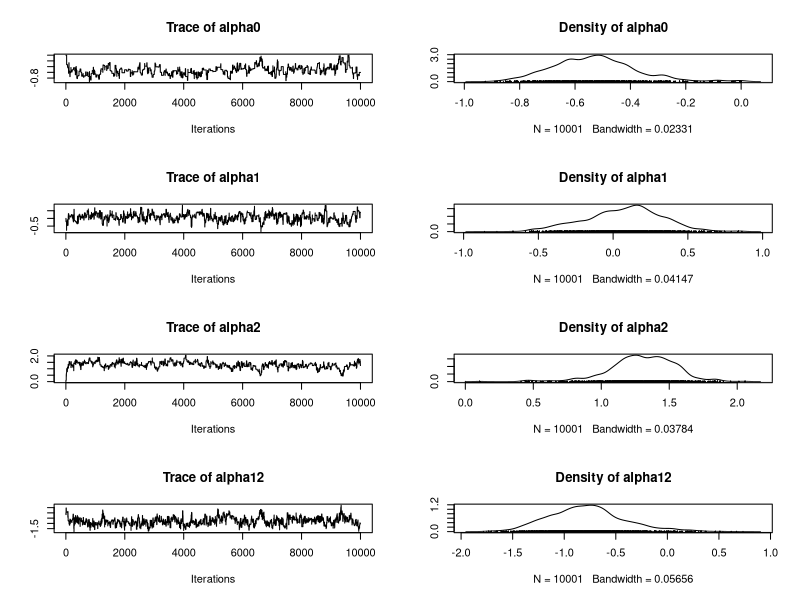
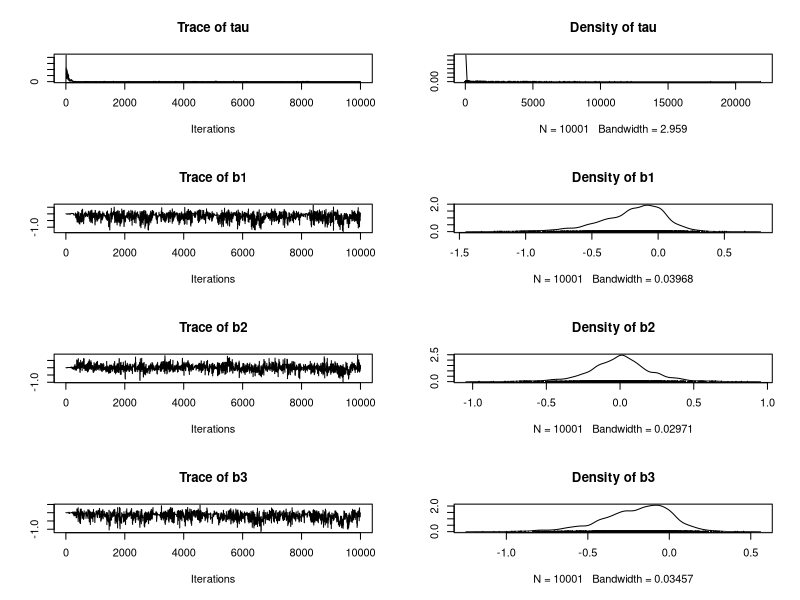
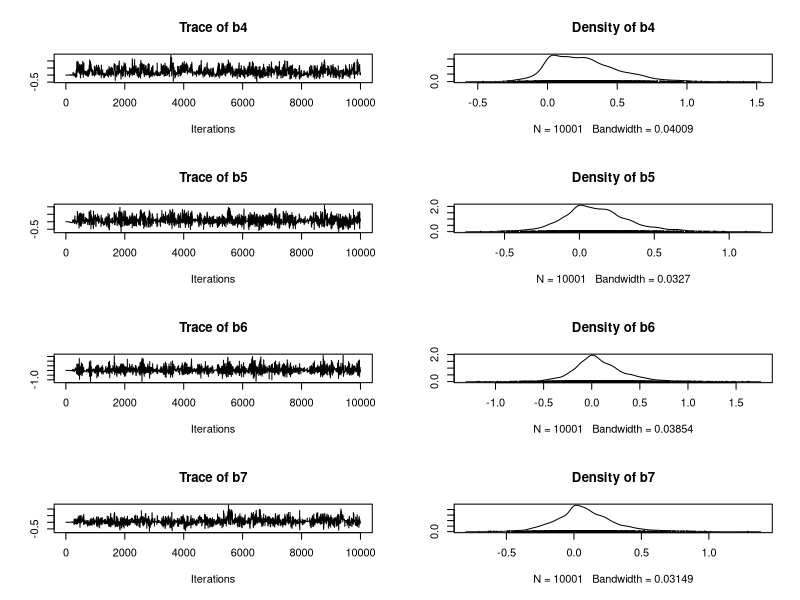
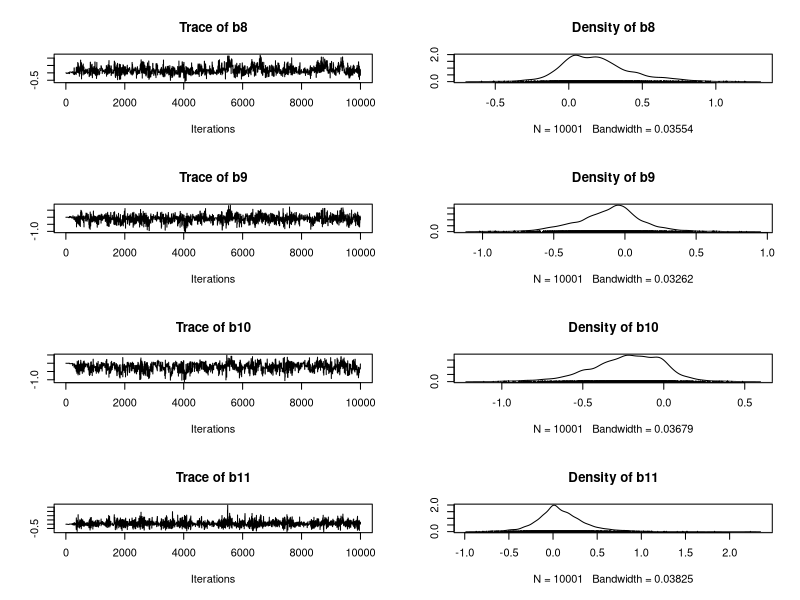
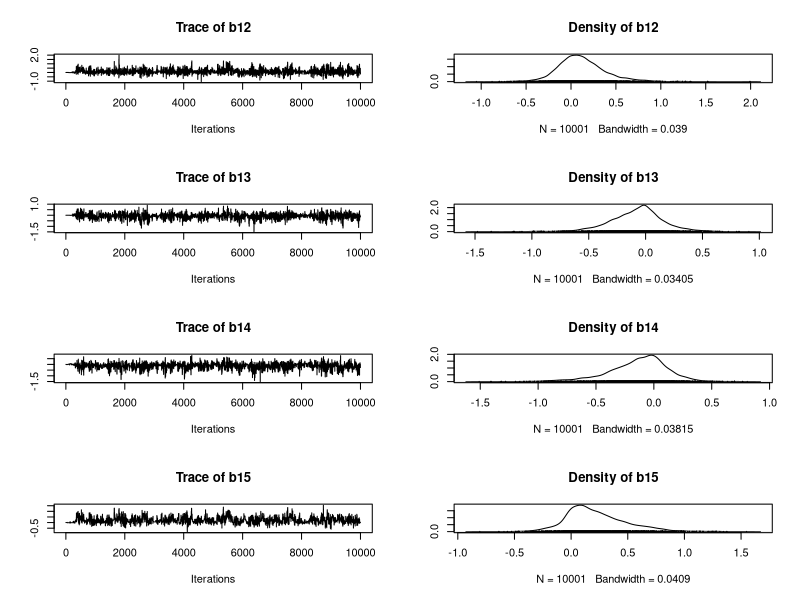
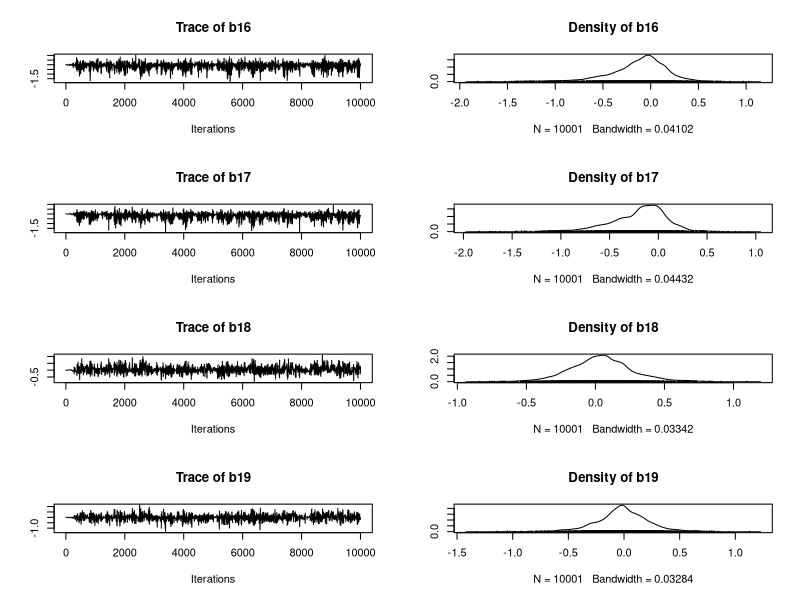
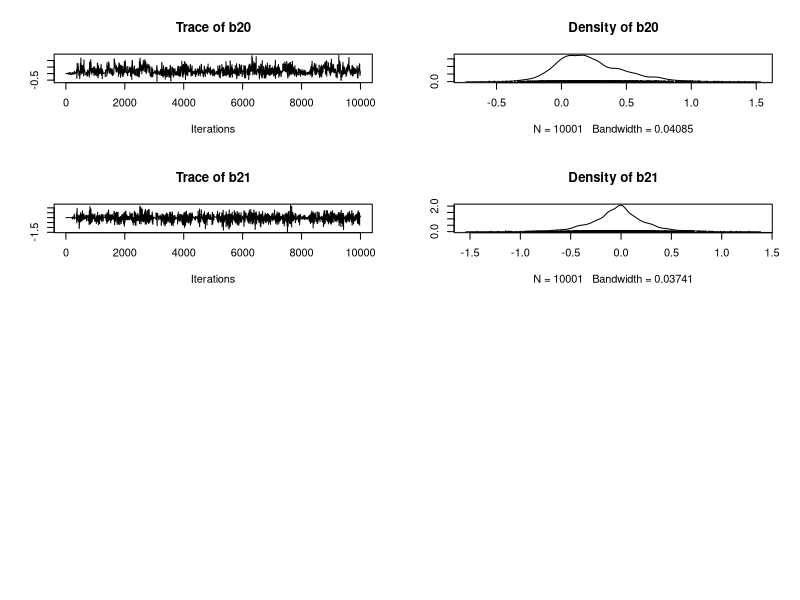

These charts were generated, in order, by the following R code:
## ---- chunk 1
library(coda)
library(gtools)
## ---- chunk 2
"I" <- 
21
"r" <-
c(10, 23, 23, 26, 17, 5, 53, 55, 32, 46, 10, 8, 10, 8, 23, 0, 
3, 22, 15, 32, 3)
"n" <-
c(39, 62, 81, 51, 39, 6, 74, 72, 51, 79, 13, 16, 30, 28, 45, 
4, 12, 41, 30, 51, 7)
"x1" <-
c(0, 0, 0, 0, 0, 0, 0, 0, 0, 0, 0, 1, 1, 1, 1, 1, 1, 1, 1, 1, 
1)
"x2" <-
c(0, 0, 0, 0, 0, 1, 1, 1, 1, 1, 1, 0, 0, 0, 0, 0, 1, 1, 1, 1, 
1)
## ---- chunk 3
alpha0 <- 0
alpha1 <- 0
alpha2 <- 0
alpha12 <- 0
tau <- 10
b <- c(0, 0, 0, 0, 0, 0, 0, 0, 0, 0, 
       0, 0, 0, 0, 0, 0, 0, 0, 0, 0,
       0)
## ---- chunk 4
gibbsSeeds <- function(nchain, prop_sd){
  
  #Calcul de p_i
  p <- inv.logit(alpha0 + alpha1*x1 + alpha2*x2 + alpha12*x1*x2 + b)
  
  chain <- matrix(NA, nchain+1, 5+I)
  chain[1,] <- c(alpha0, alpha1, alpha2, alpha12, tau, b)
  
  prop_b <- 0
  
  for (i in 1:nchain){
    
    #Mise à jour de alpha0
    prop_a0 <- rnorm(1, alpha0, prop_sd[1])
    prop_p <- inv.logit(prop_a0 + alpha1*x1 + alpha2*x2 + alpha12*x1*x2 + b)
    
    prop_linear <- prop_a0 + alpha1*x1 + alpha2*x2 + alpha12*x1*x2 + b
    prop_p <- exp(prop_linear) / (1 + exp(prop_linear))
    
    top <- -0.5 * prop_a0^2 / 10^6 + sum(r * prop_linear) + sum(n * log1p(-prop_p))
    
    linear <- alpha0 + alpha1*x1 + alpha2*x2 + alpha12*x1*x2 + b
    p <- exp(linear) / (1 + exp(linear))
    
    bottom <- -0.5 * alpha0^2 / 10^6 + sum(r * linear) + sum(n * log1p(-p))
    
    acc_prob <- exp(top - bottom)
    
    if (runif(1) < acc_prob){
      alpha0 <- prop_a0
      p <- prop_p
    }
    
    #Mise à jour de alpha1
    prop_a1 <- rnorm(1, alpha1, prop_sd[1])
    prop_linear <- alpha0 + prop_a1*x1 + alpha2*x2 + alpha12*x1*x2 + b
    prop_p <- exp(prop_linear) / (1 + exp(prop_linear))
    
    top <- -0.5 * prop_a1^2 / 10^6 + sum(r * prop_linear) + sum(n * log1p(-prop_p))
    
    linear <- alpha0 + alpha1*x1 + alpha2*x2 + alpha12*x1*x2 + b
    p <- exp(linear) / (1 + exp(linear))
    
    bottom <- -0.5 * alpha1^2 / 10^6 + sum(r * linear) + sum(n * log1p(-p))
    
    acc_prob <- exp(top - bottom)
    
    if (runif(1) < acc_prob){
      alpha1 <- prop_a1
      p <- prop_p
    }
    
    #Mise à jour de alpha2
    prop_a2 <- rnorm(1, alpha2, prop_sd[1])
    
    prop_linear <- alpha0 + alpha1*x1 + prop_a2*x2 + alpha12*x1*x2 + b
    prop_p <- exp(prop_linear) / (1 + exp(prop_linear))
    
    top <- -0.5 * prop_a2^2 / 10^6 + sum(r * prop_linear) + sum(n * log1p(-prop_p))
    
    linear <- alpha0 + alpha1*x1 + alpha2*x2 + alpha12*x1*x2 + b
    p <- exp(linear) / (1 + exp(linear))
    
    bottom <- -0.5 * alpha2^2 / 10^6 + sum(r * linear) + sum(n * log1p(-p))
    
    acc_prob <- exp(top - bottom)
    
    if (runif(1) < acc_prob){
      alpha2 <- prop_a2
      p <- prop_p
    }
    
    #Mise à jour de alpha12
    prop_a12 <- rnorm(1, alpha12, prop_sd[1])
    
    prop_linear <- alpha0 + alpha1*x1 + alpha2*x2 + prop_a12*x1*x2 + b
    prop_p <- exp(prop_linear) / (1 + exp(prop_linear))
    
    top <- -0.5 * prop_a12^2 / 10^6 + sum(r * prop_linear) + sum(n * log1p(-prop_p))
    
    linear <- alpha0 + alpha1*x1 + alpha2*x2 + alpha12*x1*x2 + b
    p <- exp(linear) / (1 + exp(linear))
    
    bottom <- -0.5 * alpha12^2 / 10^6 + sum(r * linear) + sum(n * log1p(-p))

    acc_prob <- exp(top - bottom)
    
    if (runif(1) < acc_prob){
      alpha12 <- prop_a12
      p <- prop_p
    }
    
    #Mise à jour de tau
    
    tau <- rgamma(n=1, shape=0.001 + I/2, rate = 0.001 + sum(b**2)/2)
    
    #Mise à jour des b_i
    
    for(j in 1:I){
      prop_b <- rnorm(1, b[j], prop_sd[2])
      prop_p <- inv.logit(alpha0 + alpha1*x1[j] + alpha2*x2[j] + alpha12*x1[j]*x2[j] + prop_b)
      top <- (-tau/2)*(prop_b**2) + r[j]*log(prop_p) + (n[j]-r[j])*log(1-prop_p)
      bottom <- (-tau/2)*(b[j]**2) + r[j]*log(p[j]) + (n[j]-r[j])*log(1-p[j])
      acc_prob <- exp(top - bottom)

      if(runif(1) < acc_prob){
        b[j] <- prop_b
        p[j] <- prop_p
      }
    }
    
    #Mise à jour de ma chaîne
    chain[i+1,] <- c(alpha0, alpha1, alpha2, alpha12, tau, b)
    
  }
  colnames(chain) <- c("alpha0","alpha1", "alpha2", "alpha12", "tau", "b1","b2",
                       "b3","b4","b5","b6","b7","b8","b9","b10","b11","b12","b13","b14",
                       "b15","b16","b17","b18","b19","b20","b21")
  return(chain)
}
## ---- chunk 5
set.seed(123)
chain <- gibbsSeeds(10000, prop_sd = c(1.5,1))

plot(mcmc(chain))

## ---- chunk 6
summary(mcmc(chain))
